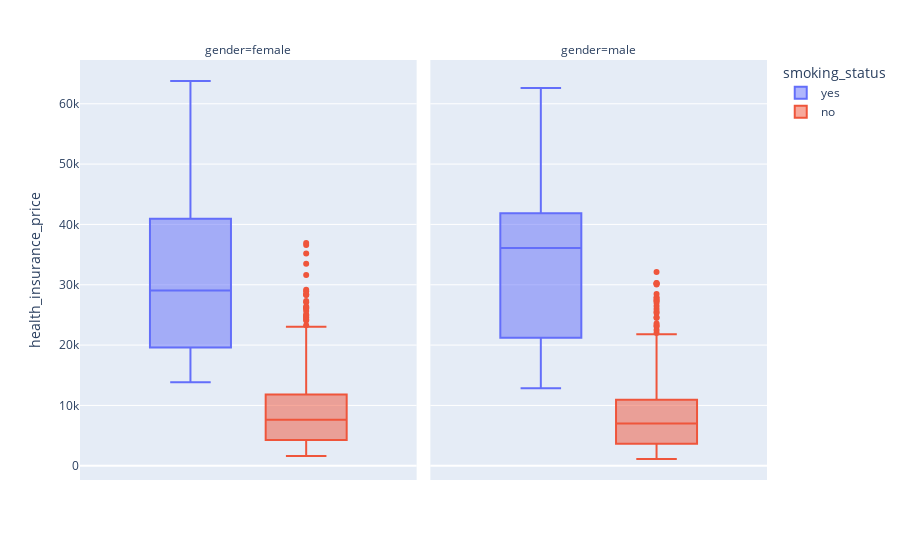

The notebook cell this image was saved under:
### Code cell
f=px.box(health1,color='smoking_status',y='health_insurance_price',facet_col='gender')
f.show()

### Figure 1 — Plotly figure (JSON) as saved in the notebook; plotly's stock layout.template omitted (floating-point values rounded to 4 significant figures; data arrays with more than 128 entries replaced by an {"elided": "..."} marker saying what was removed)
{"data": [{"alignmentgroup": "True", "hovertemplate": "smoking_status=yes<br>gender=female<br>health_insurance_price=%{y}<extra></extra>", "legendgroup": "yes", "marker": {"color": "#636efa"}, "name": "yes", "notched": false, "offsetgroup": "yes", "orientation": "v", "showlegend": true, "type": "box", "x0": " ", "xaxis": "x", "y": [16880.0, 27810.0, 37700.0, 23240.0, 14710.0, 16580.0, 39840.0, 43580.0, 47290.0, 30940.0, 19110.0, 17080.0, 32730.0, 19960.0, 21350.0, 36150.0, 48820.0, 37130.0, 19440.0, 38510.0, 29520.0, 47310.0, 17090.0, 22330.0, 47900.0, 24870.0, 34840.0, 47930.0, 48520.0, 13840.0, 18030.0, 21660.0, 15010.0, 19590.0, 14460.0, 18610.0, 28950.0, 37080.0, 19520.0, 48890.0, 63770.0, 45860.0, 39980.0, 58570.0, 43940.0, 15360.0, 17470.0, 25680.0, 42970.0, 34440.0, 42980.0, 24670.0, 27040.0, 40000.0, 46200.0, 44400.0, 40930.0, 16660.0, 40420.0, 19540.0, 23070.0, 17750.0, 24520.0, 38790.0, 23400.0, 55140.0, 36020.0, 27530.0, 45010.0, 37270.0, 42110.0, 24110.0, 40970.0, 46110.0, 46260.0, 29330.0, 19800.0, 17500.0, 21770.0, 14570.0, 16420.0, 35600.0, 21680.0, 44420.0, 39730.0, 20230.0, 21880.0, 19020.0, 33910.0, 44640.0, 16780.0, 24180.0, 34170.0, 46660.0, 40900.0, 36900.0, 40940.0, 22480.0, 23890.0, 18330.0, 21770.0, 33310.0, 18220.0, 20300.0, 41660.0, 26130.0, 20170.0, 14280.0, 16120.0, 33900.0, 36400.0, 18770.0, 43900.0, 29140.0], "y0": " ", "yaxis": "y"}, {"alignmentgroup": "True", "hovertemplate": "smoking_status=yes<br>gender=male<br>health_insurance_price=%{y}<extra></extra>", "legendgroup": "yes", "marker": {"color": "#636efa"}, "name": "yes", "notched": false, "offsetgroup": "yes", "orientation": "v", "showlegend": false, "type": "box", "x0": " ", "xaxis": "x2", "y": {"elided": "159 float values"}, "y0": " ", "yaxis": "y2"}, {"alignmentgroup": "True", "hovertemplate": "smoking_status=no<br>gender=female<br>health_insurance_price=%{y}<extra></extra>", "legendgroup": "no", "marker": {"color": "#EF553B"}, "name": "no", "notched": false, "offsetgroup": "no", "orientation": "v", "showlegend": true, "type": "box", "x0": " ", "xaxis": "x", "y": {"elided": "547 float values"}, "y0": " ", "yaxis": "y"}, {"alignmentgroup": "True", "hovertemplate": "smoking_status=no<br>gender=male<br>health_insurance_price=%{y}<extra></extra>", "legendgroup": "no", "marker": {"color": "#EF553B"}, "name": "no", "notched": false, "offsetgroup": "no", "orientation": "v", "showlegend": false, "type": "box", "x0": " ", "xaxis": "x2", "y": {"elided": "516 float values"}, "y0": " ", "yaxis": "y2"}], "layout": {"annotations": [{"font": {}, "showarrow": false, "text": "gender=female", "x": 0.245, "xanchor": "center", "xref": "paper", "y": 1, "yanchor": "bottom", "yref": "paper"}, {"font": {}, "showarrow": false, "text": "gender=male", "x": 0.755, "xanchor": "center", "xref": "paper", "y": 1, "yanchor": "bottom", "yref": "paper"}], "boxmode": "group", "legend": {"title": {"text": "smoking_status"}, "tracegroupgap": 0}, "margin": {"t": 60}, "xaxis": {"anchor": "y", "domain": [0, 0.49]}, "xaxis2": {"anchor": "y2", "domain": [0.51, 1], "matches": "x"}, "yaxis": {"anchor": "x", "domain": [0, 1], "title": {"text": "health_insurance_price"}}, "yaxis2": {"anchor": "x2", "domain": [0, 1], "matches": "y", "showticklabels": false}}}
